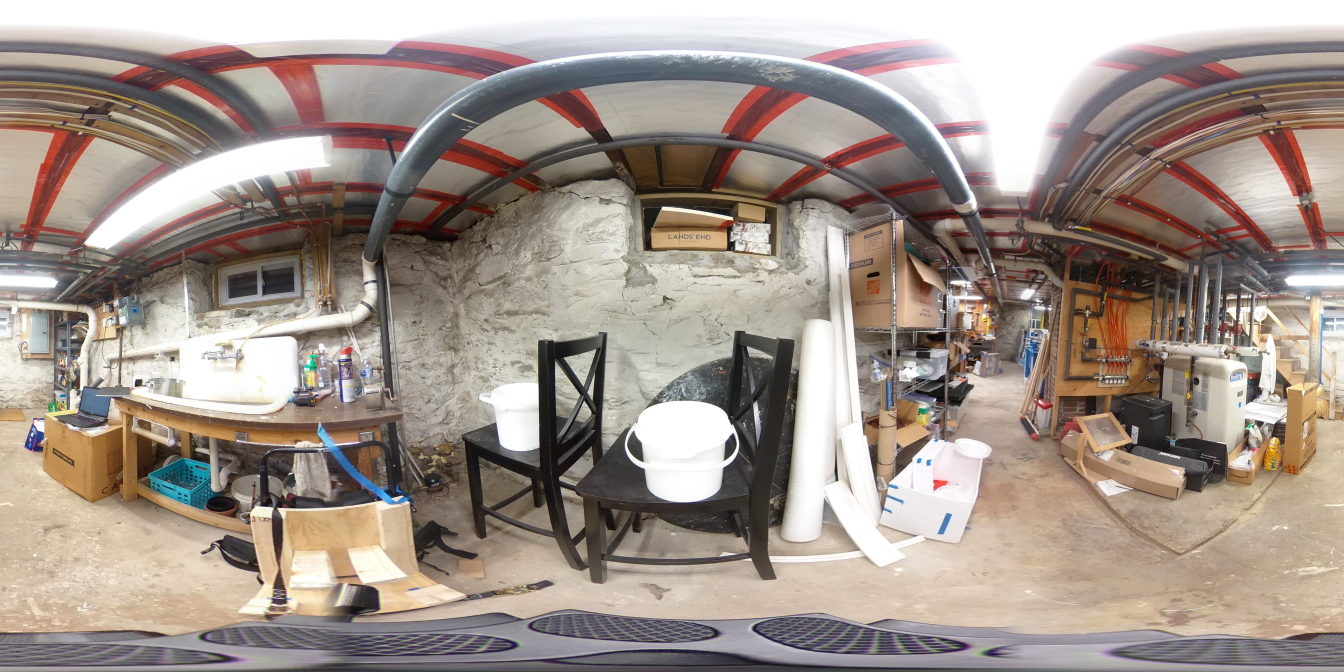
#> input picture simulation/assets/panoramas/drive_test_box_1.JPG, 5376 x 2688 px (shown at 1/4 size)
$ python view_mask.py ../../simulation/assets/panoramas/drive_test_box_1.JPG ../../simulation/assets/panoramas/drive_test_box_2.JPG
#> lines starting #> are read from the running program, lines starting #| are printed output that depends on the picture
"""Interactive viewer for an image + segmentation mask pair.

Displays the image with a colored overlay of label indices. Press 'T' to
toggle between the plain image and the overlay. Uses matplotlib so you can
pan and zoom.

Usage:
    python view_mask.py image.jpg image_mask.png
    python view_mask.py image.jpg image_mask.png --alpha 0.5
"""

import argparse
import sys
from pathlib import Path

import cv2
import matplotlib.pyplot as plt
import numpy as np
from matplotlib.colors import ListedColormap


def build_colormap(num_labels: int) -> ListedColormap:
    """Label 0 is transparent; remaining labels cycle through tab20."""
    base = plt.colormaps["tab20"]
    colors = [(0.0, 0.0, 0.0, 0.0)]
    for i in range(1, num_labels):
        colors.append(base(i % base.N))
    return ListedColormap(colors)


def main() -> None:
    parser = argparse.ArgumentParser(description="View an image with segmentation mask overlay")
    parser.add_argument("image", type=str, help="Path to the image (.jpg or .png)")
    parser.add_argument("mask", type=str, help="Path to the mask (_mask.png)")
    parser.add_argument("--alpha", type=float, default=0.45, help="Overlay opacity (default: 0.45)")
    args = parser.parse_args()

    image_path = Path(args.image)
    mask_path = Path(args.mask)

    if not image_path.exists():
        print(f"Error: image not found: {image_path}", file=sys.stderr)
        sys.exit(1)
    if not mask_path.exists():
        print(f"Error: mask not found: {mask_path}", file=sys.stderr)
        sys.exit(1)

    image_bgr = cv2.imread(str(image_path), cv2.IMREAD_COLOR)
#> image_bgr is the input picture: shape (2688, 5376, 3); mean B, G, R 140, 148.5, 161.2
    if image_bgr is None:
        print(f"Error: could not read image: {image_path}", file=sys.stderr)
        sys.exit(1)
    image_rgb = cv2.cvtColor(image_bgr, cv2.COLOR_BGR2RGB)

    mask_raw = cv2.imread(str(mask_path), cv2.IMREAD_UNCHANGED)
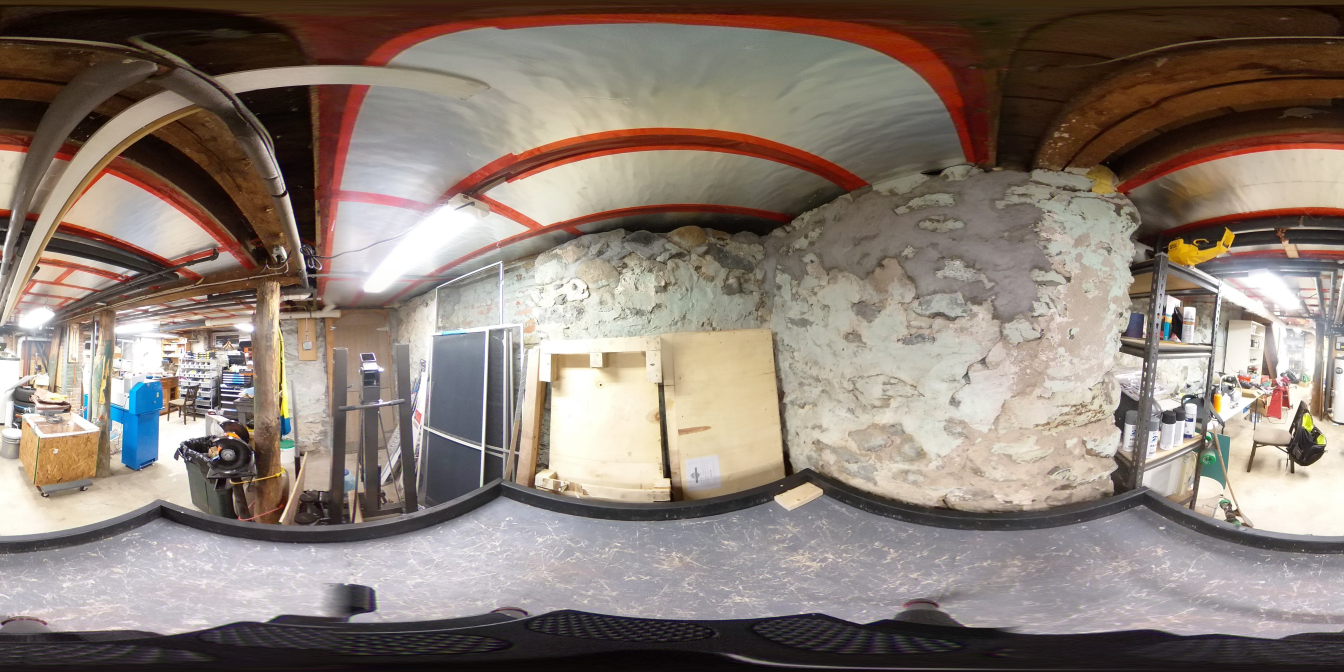
#> input picture simulation/assets/panoramas/drive_test_box_2.JPG, 5376 x 2688 px (shown at 1/4 size)
#> mask_raw is the input picture: shape (2688, 5376, 3); mean B, G, R 116.8, 125.9, 139.1
    if mask_raw is None:
        print(f"Error: could not read mask: {mask_path}", file=sys.stderr)
        sys.exit(1)
    mask = mask_raw[:, :, 0] if mask_raw.ndim == 3 else mask_raw
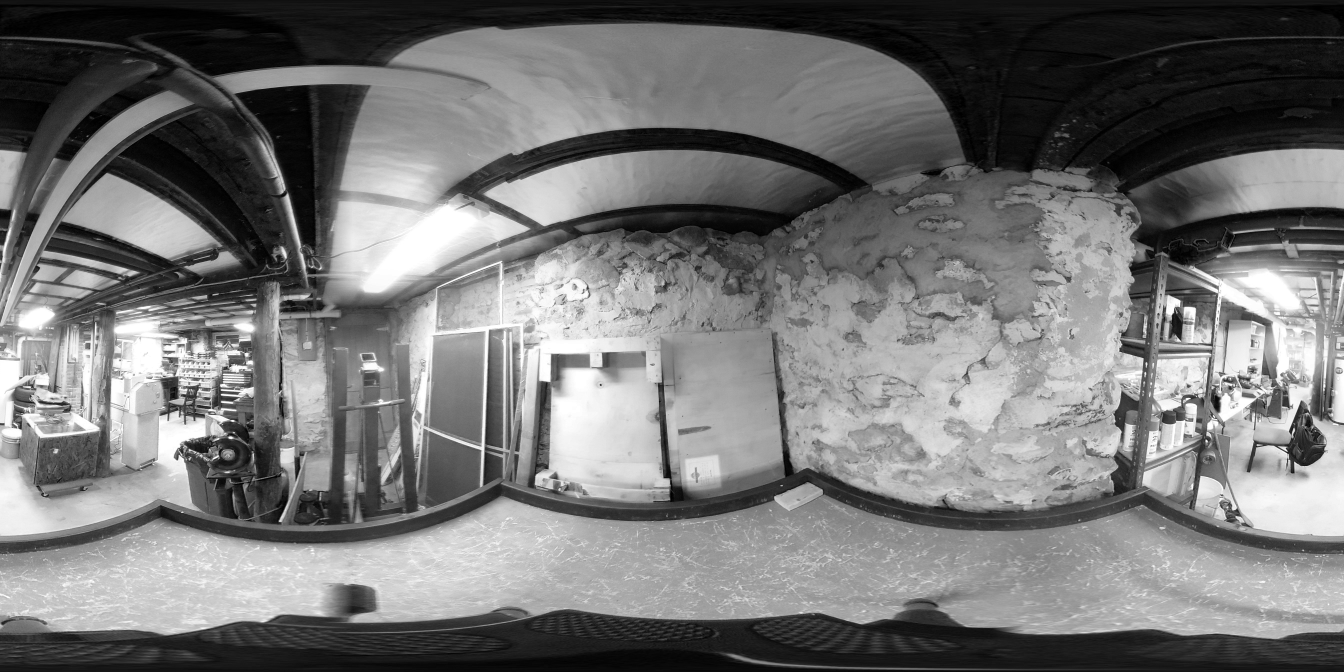
#> mask: shape (2688, 5376) (shown at 1/4 size); min 0, max 255, mean 116.8

    if mask.shape[:2] != image_rgb.shape[:2]:
        mask = cv2.resize(
            mask,
            (image_rgb.shape[1], image_rgb.shape[0]),
            interpolation=cv2.INTER_NEAREST,
        )

    unique_labels = np.unique(mask)
#> unique_labels = 256 values from 0 to 255
    num_labels = int(unique_labels.max()) + 1
#> num_labels = 256
    cmap = build_colormap(num_labels)

    print(f"Image: {image_path.name} ({image_rgb.shape[1]}x{image_rgb.shape[0]})")
#| Image: drive_test_box_1.JPG (5376x2688)
    print(f"Mask: {mask_path.name}, labels present: {unique_labels.tolist()}")
#> (printed output is left out)
    print("Press 'T' to toggle overlay")

    fig, ax = plt.subplots(1, 1, figsize=(12, 8))
    fig.canvas.manager.set_window_title(f"Mask Viewer - {image_path.name}")

    ax.imshow(image_rgb)
    overlay_layer = ax.imshow(
        mask,
        cmap=cmap,
        vmin=0,
        vmax=num_labels - 1,
        alpha=args.alpha,
        interpolation="nearest",
    )

    legend_handles = []
    for label in unique_labels:
        color = cmap(label / max(num_labels - 1, 1))
        patch = plt.matplotlib.patches.Patch(
            facecolor=color, edgecolor="black", label=f"Label {label}"
        )
        legend_handles.append(patch)
#> this loop made 256 passes
#> color on passes 1 to 3: (0, 0, 0, 0), (0.682, 0.78, 0.91, 1), (1, 0.498, 0.0549, 1)
#> after the loop, legend_handles = 256 items
    ax.legend(handles=legend_handles, loc="upper right", fontsize=9, framealpha=0.8)

    ax.set_axis_off()
    fig.tight_layout()

    overlay_visible = [True]

    def on_key(event):
        if event.key in ("t", "T"):
            overlay_visible[0] = not overlay_visible[0]
            overlay_layer.set_alpha(args.alpha if overlay_visible[0] else 0.0)
            fig.canvas.draw_idle()

    fig.canvas.mpl_connect("key_press_event", on_key)
    plt.show()
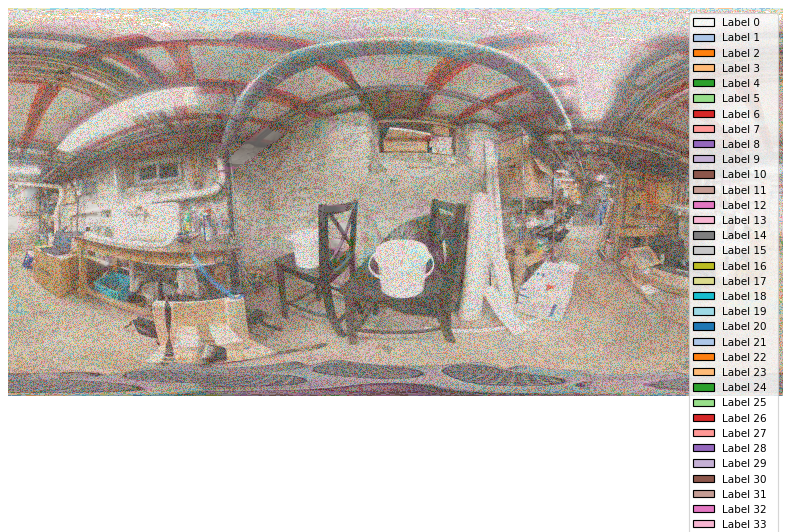
#> figure drawn by matplotlib, 1 panel


if __name__ == "__main__":
    main()
